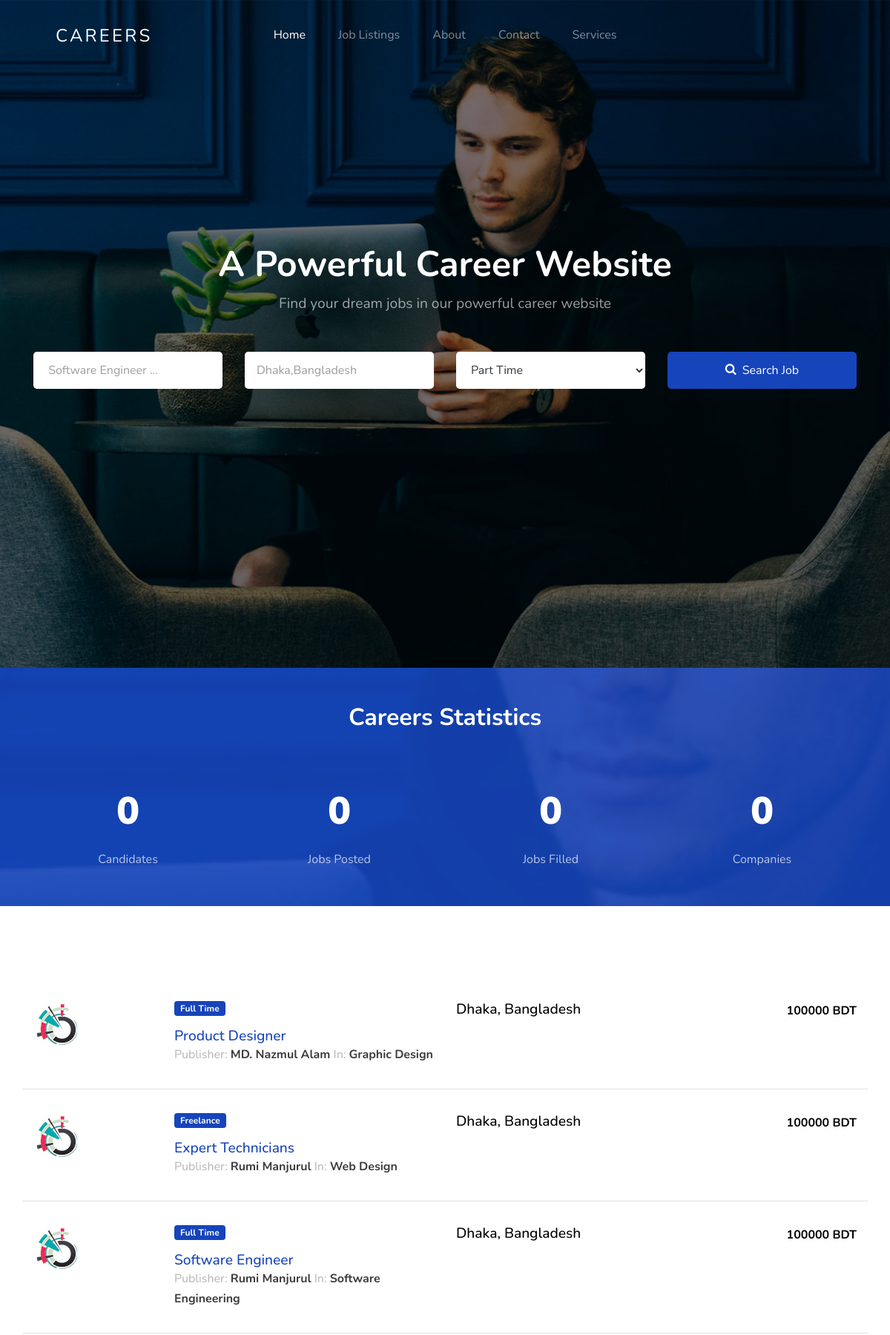
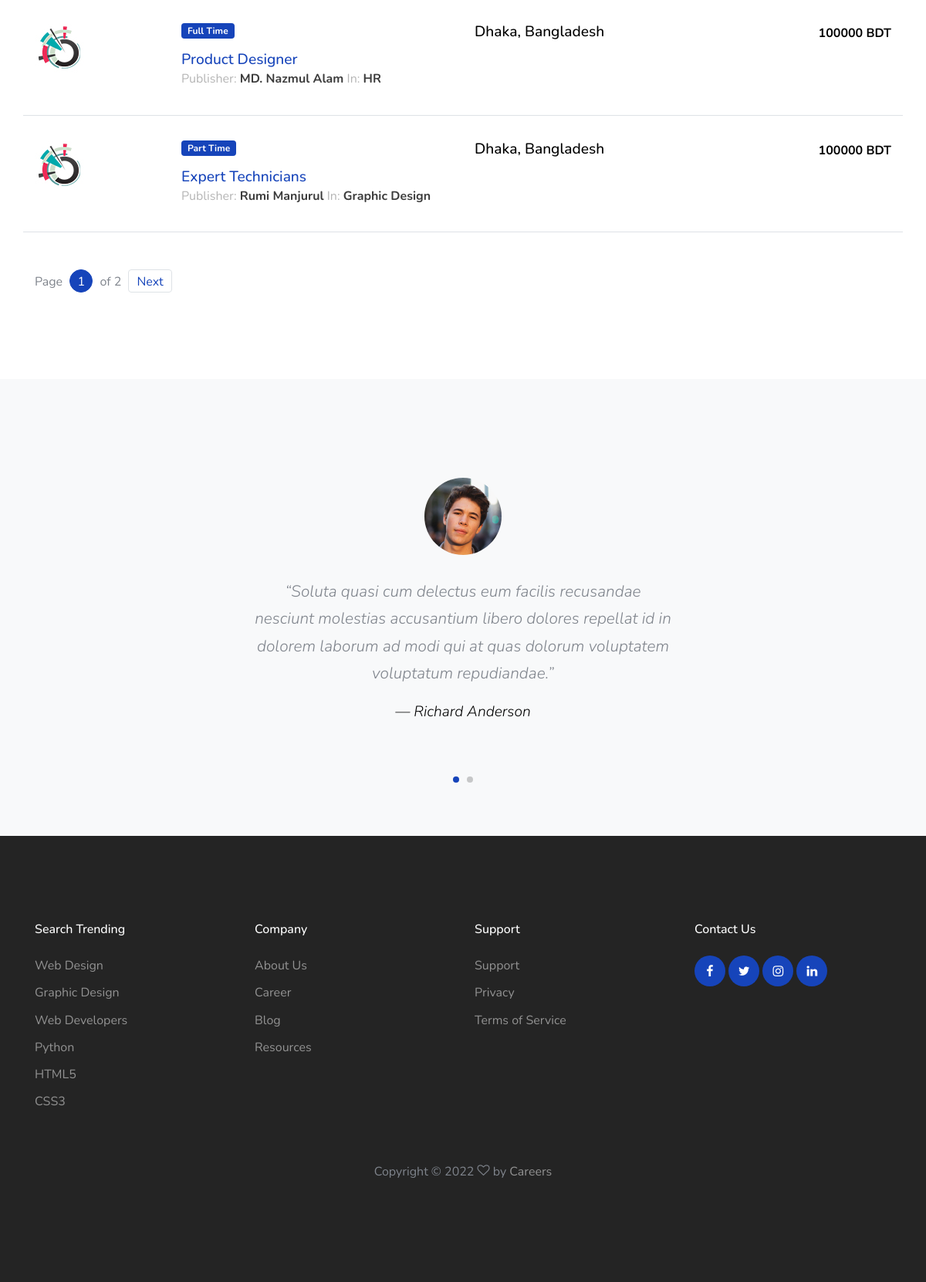
The page / on the database its author committed (2 pictures, top to bottom).
### jobs/models.py (models this page shows, shortened)
class JobListing(models.Model):
    user = models.ForeignKey(settings.AUTH_USER_MODEL, on_delete=models.CASCADE,
                             null=True, editable=False, blank=True)
    title = models.CharField(max_length=100)
    company_name = models.CharField(max_length=200)
    employment_status = models.CharField(choices=JOB_TYPE, max_length=10)
    vacancy = models.CharField(max_length=10, null=True)
    gender = models.CharField(choices=GENDER, max_length=30, null=True)
    category = models.CharField(choices=CATEGORY, max_length=30)
    description = models.TextField()
    responsibilities = models.TextField()
    experience = models.CharField(max_length=100)
    job_location = models.CharField(max_length=120)
    Salary = models.CharField(max_length=100, null=True, blank=True)
    image = models.ImageField(blank=True, upload_to='media', null=True)
    application_deadline = models.DateTimeField()
    published_on = models.DateTimeField(default=timezone.now)

### jobs/views.py (the view)
# urls.py: 2. Add a URL to urlpatterns:  path('', views.home, name='home')
def home(request):
    qs = JobListing.objects.all()
    jobs = JobListing.objects.all().count()
    user = User.objects.all().count()
    company_name = JobListing.objects.filter(company_name__startswith='P').count()
    paginator = Paginator(qs, 5)  # Show 5 jobs per page
    page = request.GET.get('page')
    try:
        qs = paginator.page(page)
    except PageNotAnInteger:
        qs = paginator.page(1)
    except EmptyPage:
        qs = paginator.page(paginator.num_pages)
    context = {
        'query': qs,
        'job_qs': jobs,
        'company_name': company_name,
        'candidates': user
    }
    return render(request, "home.html", context)

### templates/home.html (shortened to what this page needs)
{% extends 'base.html' %}
{% load static %}
{% block content %}
    <section class="home-section section-hero overlay bg-image"  style="background-image: url('{% static 'images/hero_1.jpg' %}');" id="home-section">
      <div class="container">
        <div class="row align-items-center justify-content-center">
          <div class="col-md-12">
            <div class="mb-5 text-center">
              <h1 class="text-white font-weight-bold">A Powerful Career Website </h1>
              <p>Find your dream jobs in our powerful career website </p>
            </div>
            <form id="job-main-form" method="get" action="{% url 'jobs:search' %}" class="search-jobs-form">
              <div class="row mb-5">
                <div class="col-12 col-sm-6 col-md-6 col-lg-3 mb-4 mb-lg-0">
                   <input type="text"  id="title" name="title" class="form-control form-control-lg" placeholder=" Software Engineer ... ">
                </div>
                <div class="col-12 col-sm-6 col-md-6 col-lg-3 mb-4 mb-lg-0">
                   <input    type="text" id="job_location" name="job_location" class="form-control form-control-lg" placeholder="Dhaka,Bangladesh">
                </div>
                <div class="col-12 col-sm-6 col-md-6 col-lg-3 mb-4 mb-lg-0">
                  <select id="employment_status" name="employment_status" class="form-control">
                    <option>Part Time</option>
                  </select>
                </div>
                <div class="col-12 col-sm-6 col-md-6 col-lg-3 mb-4 mb-lg-0">
                  <button type="submit" class="btn btn-primary btn-lg btn-block text-white btn-search"><span class="icon-search icon mr-2"></span>Search Job</button>
                </div>
              </div>
            </form>
          </div>
        </div>
      </div>
    </section>
    <section class="py-5 bg-image overlay-primary fixed overlay" style="background-image: url('images/hero_1.jpg');">
      <div class="container">
        <div class="row mb-5 justify-content-center">
          <div class="col-md-7 text-center">
            <h2 class="section-title mb-2 text-white">Careers Statistics</h2>
          </div>
        </div>
        <div class="row pb-0 block__19738 section-counter">
          <div class="col-6 col-md-6 col-lg-3 mb-5 mb-lg-0">
            <div class="d-flex align-items-center justify-content-center mb-2">
              <strong class="number" data-number="{{ candidates }}">0</strong>
            </div>
            <span class="caption">Candidates</span>
          </div>
          <div class="col-6 col-md-6 col-lg-3 mb-5 mb-lg-0">
            <div class="d-flex align-items-center justify-content-center mb-2">
              <strong class="number" data-number="{{ job_qs }}"> 0 </strong>
            </div>
            <span class="caption"> Jobs Posted</span>
          </div>
          <div class="col-6 col-md-6 col-lg-3 mb-5 mb-lg-0">
            <div class="d-flex align-items-center justify-content-center mb-2">
              <strong class="number" data-number="">0</strong>
            </div>
            <span class="caption">Jobs Filled</span>
          </div>
          <div class="col-6 col-md-6 col-lg-3 mb-5 mb-lg-0">
            <div class="d-flex align-items-center justify-content-center mb-2">
              <strong class="number" data-number="{{ company_name }}">0</strong>
            </div>
            <span class="caption">Companies</span>
          </div>
        </div>
      </div>
    </section>
    <section class="site-section">
     <div class="container">
        <div class="mb-5">
             {% for q in query %}
          <div class="row align-items-start job-item border-bottom pb-3 mb-3 pt-3">
            <div class="col-md-2">
              <a href="#"><img src="{% static 'images/featured-listing-1.jpg' %}" alt="Image" class="img-fluid"></a>
            </div>
            <div class="col-md-4">
              <span class="badge badge-primary px-2 py-1 mb-3">
                    {{ q.employment_status }}
              </span>
              <h2><a href="{% url 'jobs:job-single' q.id %}">{{ q.title }}</a> </h2>
              <p class="meta">Publisher: <strong>{{ q.user.first_name }} {{ q.user.last_name }}</strong> In: <strong>{{ q.category }}</strong></p>
            </div>
            <div class="col-md-3 text-left">
              <h3>{{ q.job_location }}</h3>
            </div>
            <div class="col-md-3 text-md-right">
              <strong class="text-black">{{ q.Salary }}</strong>
            </div>
          </div>
{% endfor %}
        </div>
        <div class="row pagination-wrap">
          <div class="col-md-6 text-center text-md-left">
            <div class="custom-pagination ml-auto">
              <div class="d-inline-block">
                Page <a href="#" class="active">{{ query.number }}</a> of  {{ query.paginator.num_pages }}
              </div>
              {% if query.has_next %}
              <a href="?page={{ query.next_page_number }}" class="next">Next</a>
               {% endif %}
            </div>
          </div>
        </div>
      </div>
    </section>
    <section class="bg-light pt-5 testimony-full">
        <div class="owl-carousel single-carousel">
          <div class="container">
            <div class="row">
              <div class="col-lg-6 mx-auto">
                <img class="img-fluid mx-auto" src="{% static 'images/person_1.jpg' %}" alt="Image">
                <blockquote>
                  <p>&ldquo;Soluta quasi cum delectus eum facilis recusandae nesciunt molestias accusantium libero dolores repellat id in dolorem laborum ad modi qui at quas dolorum voluptatem voluptatum repudiandae.&rdquo;</p>
                  <p><cite> &mdash; Richard Anderson</cite></p>
                </blockquote>
              </div>
            </div>
          </div>
      </div>
    </section>
{% endblock %}

### static/css/style.css (style rules this page uses)
body { font-weight: 400; font-size: 1rem; line-height: 1.7; position: relative; }
body:after { content: ""; position: absolute; top: 0; left: 0; right: 0; bottom: 0; background: rgba(0, 0, 0, 0.7); z-index: 100; opacity: 0; visibility: hidden; -webkit-transition: .3s all ease; -o-transition: .3s all ease; transition: .3s all ease; }
h1, h2, h3, h4 { color: #000; }
.site-section { padding-top: 7rem; padding-bottom: 7rem; position: relative; z-index: 2; }
.text-black { color: #000 !important; }
.home-section { position: relative; }
.home-section > .container { z-index: 2; position: relative; }
.home-section h1 { font-size: 3rem; color: #fff; font-weight: 200; }
.home-section p { font-size: 1.2rem; color: rgba(255, 255, 255, 0.6); }
.home-section .search-jobs-form .form-control, .home-section .search-jobs-form .btn-lg { height: calc(2em + 1rem + 2px); padding: 0.5rem 1rem; font-size: 1rem; line-height: 1.5; border-radius: 0.3rem; }
.home-section .search-jobs-form .btn-search > span { font-size: 1rem; position: relative; }
.home-section .search-jobs-form .form-control { background: #fff; border: transparent !important; color: #343a40; }
.bg-image { background-size: cover; background-position: center center; background-repeat: no-repeat; }
.bg-image.fixed { background-attachment: fixed; }
.bg-image.overlay-primary { position: relative; }
.bg-image.overlay-primary:before { position: absolute; content: ""; top: 0; left: 0; right: 0; bottom: 0; background: rgba(22, 68, 186, 0.9); z-index: 1; }
.bg-image.overlay-primary > .container { position: relative; z-index: 2; }
.testimony-full { text-align: center; padding: 8rem 0 !important; position: relative; }
.testimony-full img { width: 100px !important; border-radius: 50%; margin-bottom: 30px; }
.testimony-full blockquote { font-size: 1.3rem; font-style: italic; font-weight: 300; line-height: 1.7; }
.testimony-full blockquote cite { font-size: 1.2rem; color: #000; }
.section-title { font-size: 2rem; font-weight: 700; }
.section-hero, .section-hero > .container > .row { height: 100vh; min-height: 900px; }
.section-hero.overlay, .section-hero.overlay-2 { position: relative; }
.section-hero.overlay:before, .section-hero.overlay-2:before { z-index: 1; position: absolute; content: ""; top: 0; left: 0; right: 0; bottom: 0; background: rgba(0, 0, 0, 0.5); }
.section-hero > .container { z-index: 2; position: relative; }
.btn:after, .btn:before { display: none; }
.btn.btn-primary { color: #fff; }
.custom-pagination a { width: 30px; height: 30px; line-height: 30px; display: inline-block; border-radius: 50%; border: 1px solid #dee2e6; text-align: center; margin: 0 5px; text-decoration: none; }
.custom-pagination a.prev, .custom-pagination a.next { width: auto; height: 30px; line-height: 30px; padding-left: 10px; padding-right: 10px; border-radius: 4px; }
.custom-pagination a.active, .custom-pagination a:hover { background: #1644ba; color: #fff; border-color: #1644ba; }
.block__19738 { text-align: center; }
.block__19738 .number { font-size: 3.2rem; font-weight: 900; color: #fff; }
.block__19738 .caption { font-size: 1rem; display: block; color: rgba(255, 255, 255, 0.7); }
.single-carousel img { max-width: 400px; margin-left: auto; }
.job-item h2, .job-item h3 { font-size: 1.2rem; margin-bottom: 0; }
.job-item .meta { color: #b5b5b5; }
.job-item .meta strong { color: #3c3c3c; }

### rows shown on the page
JobListing: employment_status "Full Time", title "Product Designer", user.first_name "MD. Nazmul", user.last_name "Alam", category "Graphic Design", job_location "Dhaka, Bangladesh", Salary "100000 BDT"
JobListing: employment_status "Freelance", title "Expert Technicians", user.first_name "Rumi", user.last_name "Manjurul", category "Web Design", job_location "Dhaka, Bangladesh", Salary "100000 BDT"
JobListing: employment_status "Full Time", title "Software Engineer", user.first_name "Rumi", user.last_name "Manjurul", category "Software Engineering", job_location "Dhaka, Bangladesh", Salary "100000 BDT"
JobListing: employment_status "Full Time", title "Product Designer", user.first_name "MD. Nazmul", user.last_name "Alam", category "HR", job_location "Dhaka, Bangladesh", Salary "100000 BDT"
JobListing: employment_status "Part Time", title "Expert Technicians", user.first_name "Rumi", user.last_name "Manjurul", category "Graphic Design", job_location "Dhaka, Bangladesh", Salary "100000 BDT"

### other values the page prints
{{ query.number }} "1"
{{ query.paginator.num_pages }} "2"
